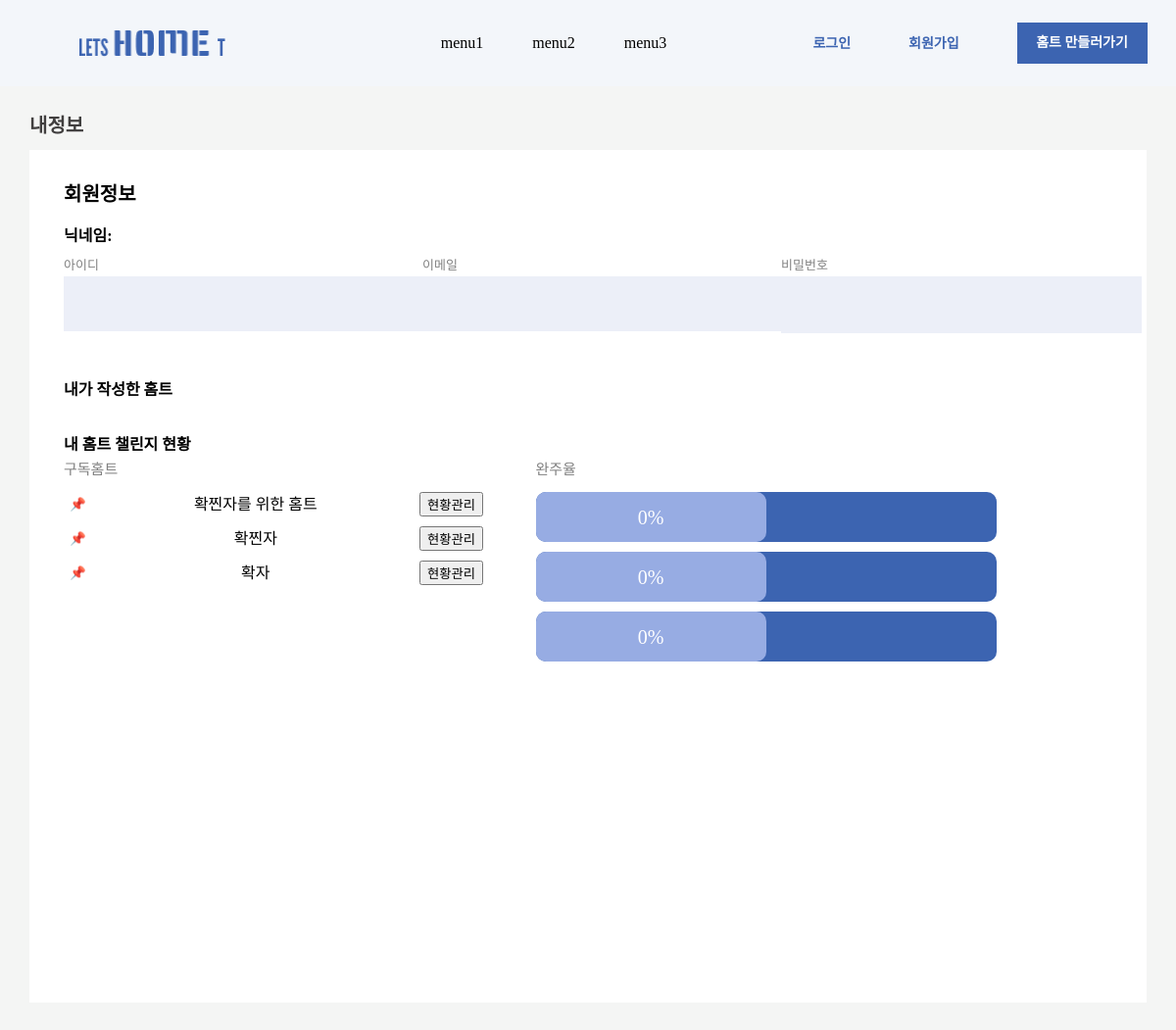
Before: /mypage?search=true&writer=ddd with the older database file.
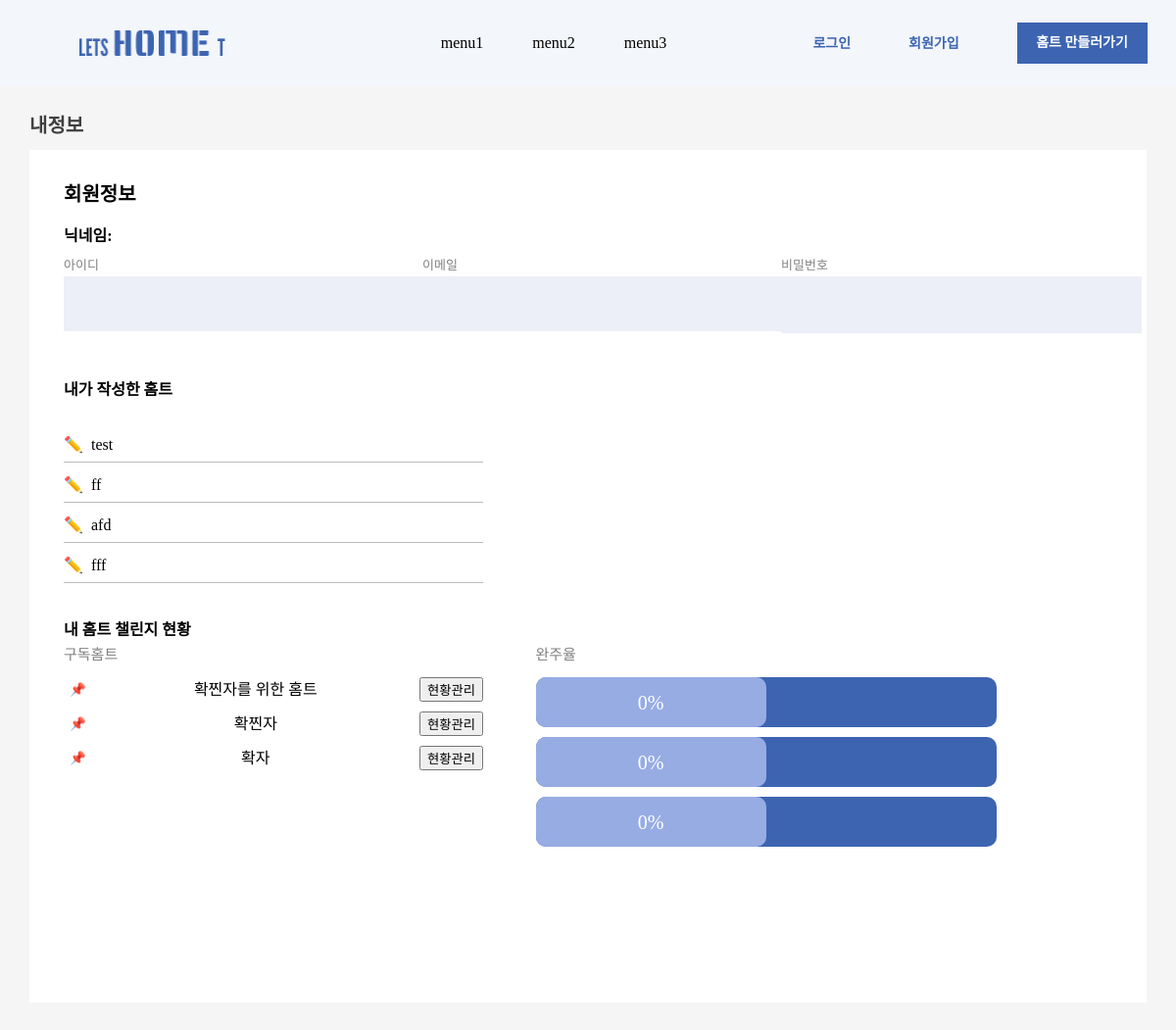
After: the same page with the newer database file.
### letshometApp/models.py (models this page shows, shortened)
class Recommend_Post(models.Model):
    post_num = models.IntegerField(primary_key = True,auto_created=True, null=False)
    title = models.CharField(max_length = 30)
    context = models.TextField()
    created_date = models.DateTimeField(auto_now_add=True)
    author = models.CharField(max_length = 30,null=True)
    like_num = models.IntegerField(default=0)
    hit_num = models.PositiveIntegerField(default=0)
    post_url1 = models.CharField(max_length=500, null=True)## change imageField --> url
    post_url2 = models.CharField(max_length=500, null=True)## change imageField --> url
    post_url3 = models.CharField(max_length=500, null=True)## change imageField --> url

### letshometApp/views.py (the view)
# urls.py: path('mypage', mypage, name='mypage'),
def mypage(request):
    myposts = Recommend_Post.objects
    search = request.GET.get('search')
    if search == 'true':
        writer = request.GET.get('writer')
        myposts = Recommend_Post.objects.filter(author = writer)
    return render(request, 'mypage.html',{'myposts':myposts})

### letshometApp/templates/mypage.html (shortened to what this page needs)
{% extends 'base.html' %} {%block content%}
<head>
  {% load static %} {% block extrahead %}
  <link rel="stylesheet" href='{% static "css/mypage.css" %}' />
  {% endblock %}
</head>
</div>
<div class="out_wrap">
  <div class="page_title">내정보</div>
  <div class="in_wrap">
    <section class="section1">
      <div class="user_info_title">회원정보</div>
      <div class="user_info_nickname">닉네임: {{user.nickname}}</div>
      <div class="user_info_content">
        <div class="user_info_content_column">
          <p>아이디</p>
          <div>{{user.username}}</div>
        </div>
        <div class="user_info_content_column">
          <p>이메일</p>
          <div>{{user.email}}</div>
        </div>
        <div class="user_info_content_column">
          <p>비밀번호</p>
          <input type="password" value="{{user.password}}" readonly />
        </div>
      </div>
    </section>
    <section class="section2">
      <div class="user_made_homet_title">내가 작성한 홈트</div>
      <div class="user_made_homet_content">
        <ul>
          {% for mypost in myposts%}
          <a style="text-decoration:none ;color: black; " href="{% url 'detail' mypost.post_num%}">
          <li id="s{{ forloop.counter }}">✏️&nbsp;&nbsp;{{mypost.title}}</li>
          </a>
          {% endfor%}
        </ul>
      </div>
    </section>
    <section class="section3">
      <div class="user_challenge_title">내 홈트 챌린지 현황</div>
      <div class="user_challenge_content">
        <div class="user_challenge_check">
          <p class="user_challenge_check_title">구독홈트</p>
          <div class="user_challenge_check_content">
            <div class="user_challenge_check_content_row">
              <div>
                <button style="border: none; background-color:white;" class="check_homet" name="check" >📌</button>
              </div>
              <div class="user_challenge_check_content_title">
                확찐자를 위한 홈트
              </div>
              <button class="user_challenge_check_content_btn" id="status_btn1" onclick="popupcontent('봄에 하기 좋은 운동');">현황관리</button>
            </div>
            <div class="user_challenge_check_content_row">
              <div>
                <button style="border: none; background-color:white;" class="check_homet" name="check" >📌</button>
              </div>
              <div class="user_challenge_check_content_title">
                확찐자
              </div>
              <button class="user_challenge_check_content_btn" id="status_btn2" onclick="popupcontent('여름에 하기 좋은 운동');">현황관리</button>
            </div>
            <div class="user_challenge_check_content_row">
              <div>
                <button style="border: none; background-color:white;" class="check_homet" name="check" >📌</button>
              </div>
              <div class="user_challenge_check_content_title">
                확자
              </div>
              <button class="user_challenge_check_content_btn" id="status_btn3" onclick="popupcontent('겨울에 하기 좋은 운동');">현황관리</button>
            </div>
          </div>
        </div>
        <div class="user_challenge_percent">
          <p class="user_challenge_percent_title">완주율</p>
          <div class="user_challenge_percent_figure">
            <div class="user_challenge_percent_column">
              <div id="percent1">0%</div>
            </div>
            <div class="user_challenge_percent_column">
              <div id="percent2">0%</div>
            </div>
            <div class="user_challenge_percent_column">
              <div id="percent3">0%</div>
            </div>
          </div>
        </div>
      </div>
    </section>
  </div>
  {% endblock%}

Changed rows visible on the page:
now on this page (row edited): Recommend_Post: title "test"
now on this page (row edited): Recommend_Post: title "ff"
now on this page (row edited): Recommend_Post: title "afd"
added Recommend_Post: title "fff"
